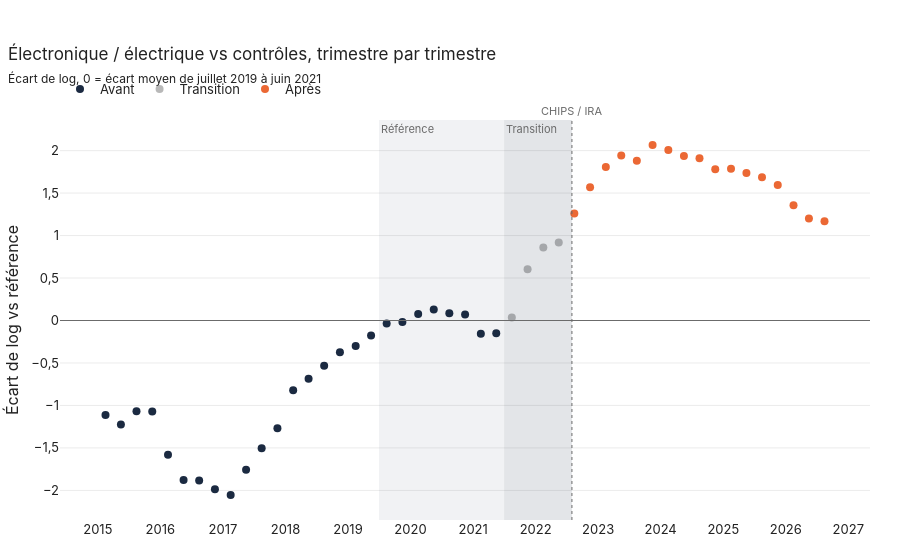

The notebook cell saved with this chart:
### Markdown cell above
## 3. Pré-tendances

### Code cell
es = did.event_study(MFG)
plot_event_study(es, did.BEFORE, did.TRANSITION,
                 title='Électronique / électrique vs contrôles, trimestre par trimestre',
                 subtitle="Écart de log, 0 = écart moyen de juillet 2019 à juin 2021")

### Figure 1 — Plotly figure (JSON) as saved in the notebook; plotly's stock layout.template omitted (floating-point values rounded to 4 significant figures)
{"data": [{"customdata": ["2015-T1", "2015-T2", "2015-T3", "2015-T4", "2016-T1", "2016-T2", "2016-T3", "2016-T4", "2017-T1", "2017-T2", "2017-T3", "2017-T4", "2018-T1", "2018-T2", "2018-T3", "2018-T4", "2019-T1", "2019-T2", "2019-T3", "2019-T4", "2020-T1", "2020-T2", "2020-T3", "2020-T4", "2021-T1", "2021-T2"], "hovertemplate": "%{customdata} : %{y:.2f}<extra></extra>", "marker": {"color": "#1b2a41", "size": 8}, "mode": "markers", "name": "Avant", "type": "scatter", "x": ["2015-02-15", "2015-05-16", "2015-08-15", "2015-11-15", "2016-02-15", "2016-05-16", "2016-08-15", "2016-11-15", "2017-02-15", "2017-05-16", "2017-08-15", "2017-11-15", "2018-02-15", "2018-05-16", "2018-08-15", "2018-11-15", "2019-02-15", "2019-05-16", "2019-08-15", "2019-11-15", "2020-02-15", "2020-05-16", "2020-08-15", "2020-11-15", "2021-02-15", "2021-05-16"], "y": [-1.113, -1.225, -1.067, -1.072, -1.58, -1.878, -1.884, -1.985, -2.054, -1.756, -1.503, -1.268, -0.82, -0.6856, -0.5313, -0.3729, -0.3001, -0.1762, -0.03593, -0.01863, 0.07608, 0.1293, 0.08423, 0.07055, -0.1549, -0.1507]}, {"customdata": ["2021-T3", "2021-T4", "2022-T1", "2022-T2"], "hovertemplate": "%{customdata} : %{y:.2f}<extra></extra>", "marker": {"color": "#b8b8b8", "size": 8}, "mode": "markers", "name": "Transition", "type": "scatter", "x": ["2021-08-15", "2021-11-15", "2022-02-15", "2022-05-16"], "y": [0.03686, 0.6024, 0.8592, 0.9188]}, {"customdata": ["2022-T3", "2022-T4", "2023-T1", "2023-T2", "2023-T3", "2023-T4", "2024-T1", "2024-T2", "2024-T3", "2024-T4", "2025-T1", "2025-T2", "2025-T3", "2025-T4", "2026-T1", "2026-T2", "2026-T3"], "hovertemplate": "%{customdata} : %{y:.2f}<extra></extra>", "marker": {"color": "#eb6834", "size": 8}, "mode": "markers", "name": "Après", "type": "scatter", "x": ["2022-08-15", "2022-11-15", "2023-02-15", "2023-05-16", "2023-08-15", "2023-11-15", "2024-02-15", "2024-05-16", "2024-08-15", "2024-11-15", "2025-02-15", "2025-05-16", "2025-08-15", "2025-11-15", "2026-02-15", "2026-05-16", "2026-08-15"], "y": [1.26, 1.57, 1.808, 1.943, 1.881, 2.066, 2.007, 1.937, 1.91, 1.779, 1.785, 1.736, 1.686, 1.595, 1.357, 1.201, 1.167]}], "layout": {"annotations": [{"font": {"color": "#6b6b6b", "size": 11}, "showarrow": false, "text": "Référence", "x": "2019-07-01", "xanchor": "left", "xref": "x", "y": 1, "yanchor": "top", "yref": "y domain"}, {"font": {"color": "#6b6b6b", "size": 11}, "showarrow": false, "text": "Transition", "x": "2021-07-01", "xanchor": "left", "xref": "x", "y": 1, "yanchor": "top", "yref": "y domain"}, {"font": {"color": "#6b6b6b", "size": 11}, "showarrow": false, "text": "CHIPS / IRA", "x": "2022-08-01", "xanchor": "center", "y": 1, "yanchor": "bottom", "yref": "paper"}], "hovermode": "closest", "shapes": [{"fillcolor": "#1b2a41", "line": {"width": 0}, "opacity": 0.06, "type": "rect", "x0": "2019-07-01", "x1": "2021-07-01", "xref": "x", "y0": 0, "y1": 1, "yref": "y domain"}, {"fillcolor": "#1b2a41", "line": {"width": 0}, "opacity": 0.12, "type": "rect", "x0": "2021-07-01", "x1": "2022-08-01", "xref": "x", "y0": 0, "y1": 1, "yref": "y domain"}, {"line": {"color": "#6b6b6b", "width": 1}, "type": "line", "x0": 0, "x1": 1, "xref": "x domain", "y0": 0, "y1": 0, "yref": "y"}, {"line": {"color": "#6b6b6b", "dash": "dot", "width": 1}, "type": "line", "x0": "2022-08-01", "x1": "2022-08-01", "xref": "x", "y0": 0, "y1": 1, "yref": "y domain"}], "title": {"subtitle": {"text": "Écart de log, 0 = écart moyen de juillet 2019 à juin 2021"}, "text": "Électronique / électrique vs contrôles, trimestre par trimestre"}, "xaxis": {"dtick": "M12", "tickformat": "%Y"}, "yaxis": {"title": {"text": "Écart de log vs référence"}}}}
